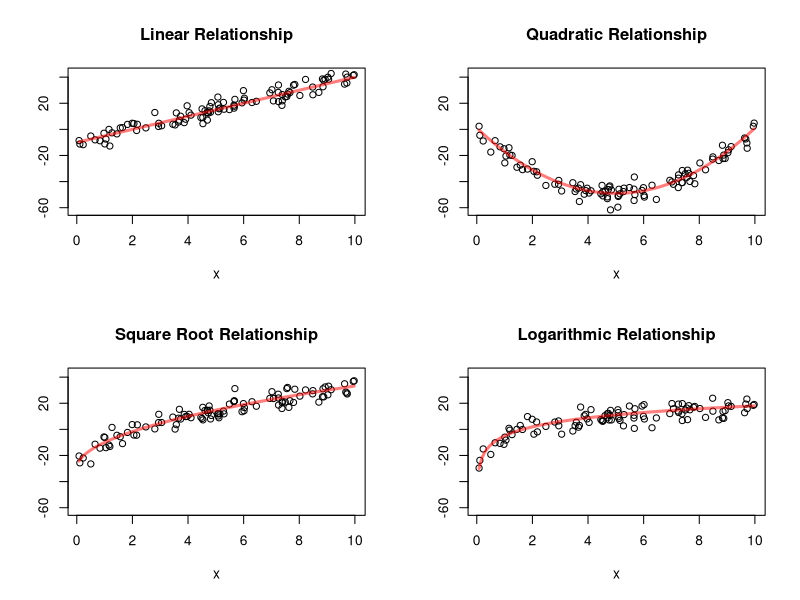
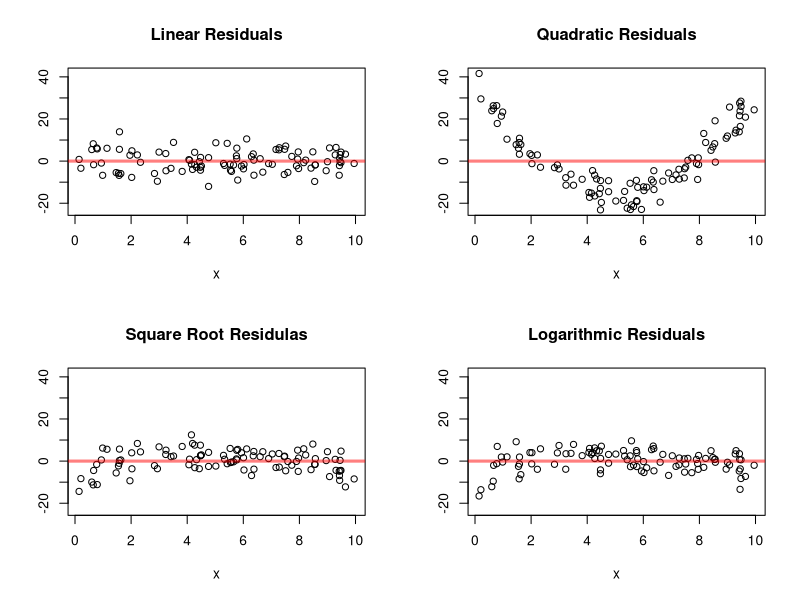
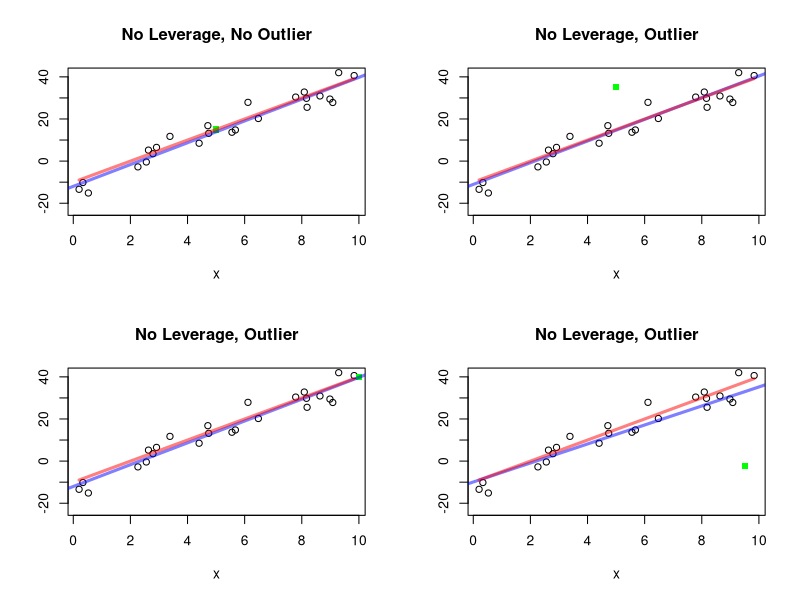

These charts were generated, in order, by the following R code:
## ---- chunk 1
# Scatter Plots Patterns

# Simulation Parameters
n  <- 100
s2 <- 20

# Simulates the Explanatory Variable
x <- runif(n = n, min = 0, max = 10)

# Linear relationship
aLin <- -10
bLin <-  5
fLin <- function(x){aLin + bLin * x}
yLin <- fLin(x) + rnorm(n = n, sd = sqrt(s2))

# Quadratic Relationship
aQua <-  1
bQua <- -20
cQua <-  2
fQua <- function(x){aQua + bQua * x + cQua * x^2}
yQua <- fQua(x) + rnorm(n = n, sd = sqrt(s2))

# Square Root Relationship
aSqr <- -30
bSqr <- 20
fSqr <- function(x){aSqr + bSqr * sqrt(x)}
ySqr <- fSqr(x) + rnorm(n = n, sd = sqrt(s2))

# Logarithm Relationship
aLog <- -5
bLog <- 10
fLog <- function(x){aLog + bLog * log(x)}
yLog <- fLog(x) + rnorm(n = n, sd = sqrt(s2))


# Plots the Relationships
par(mfrow = c(2, 2))
ymax <- max(yLin, yQua, yLog, ySqr)
ymin <- min(yLin, yQua, yLog, ySqr)
# linear Relationship
plot(x    = x,
     y    = yLin,
     ylim = c(ymin, ymax),
     ylab = "",
     main = "Linear Relationship")
curve(fLin,
      add  = TRUE,
      col  = rgb(1, 0, 0, 0.5),
      lwd  = 3)

# Quadratic Relationship
plot(x = x,
     y = yQua,
     ylim = c(ymin, ymax),
     ylab = "",
     main = "Quadratic Relationship")
curve(fQua,
      add = TRUE,
      col = rgb(1, 0, 0, 0.5),
      lwd = 3)

# Square Root Relationship
plot(x = x,
     y = ySqr,
     ylim = c(ymin, ymax),
     ylab = "",
     main = "Square Root Relationship")
curve(fSqr,
      add = TRUE,
      col = rgb(1, 0, 0, 0.5),
      lwd = 3)

# Logarithmic Relationship
plot(x = x,
     y = yLog,
     ylim = c(ymin, ymax),
     ylab = "",
     main = "Logarithmic Relationship")
curve(fLog,
      add = TRUE,
      col = rgb(1, 0, 0, 0.5),
      lwd = 3)
## ---- chunk 2
# Residual Plots Patterns

# Simulation Parameters
n  <- 100
s2 <- 20

# Simulates the Explanatory Variable
x <- runif(n = n, min = 0, max = 10)

# Linear relationship
aLin   <- -10
bLin   <-  5
fLin   <- function(x){aLin + bLin * x}
yLin   <- fLin(x) + rnorm(n = n, sd = sqrt(s2))
fitLin <- lm(yLin ~ x)
resLin <- fitLin$residuals

# Quadratic Relationship
aQua <-  1
bQua <- -20
cQua <-  2
fQua <- function(x){aQua + bQua * x + cQua * x^2}
yQua <- fQua(x) + rnorm(n = n, sd = sqrt(s2))
fitQua <- lm(yQua ~ x)
resQua <- fitQua$residuals

# Square Root Relationship
aSqr   <- -30
bSqr   <- 20
fSqr   <- function(x){aSqr + bSqr * sqrt(x)}
ySqr   <- fSqr(x) + rnorm(n = n, sd = sqrt(s2))
fitSqr <- lm(ySqr ~ x)
resSqr <- fitSqr$residuals

# Logarithm Relationship
aLog   <- -5
bLog   <- 10
fLog   <- function(x){aLog + bLog * log(x)}
yLog   <- fLog(x) + rnorm(n = n, sd = sqrt(s2))
fitLog <- lm(yLog ~ x)
resLog <- fitLog$residuals


# Plots the Relationships
par(mfrow = c(2, 2))
ymax <- max(resLin, resQua, resLog, resSqr)
ymin <- min(resLin, resQua, resLog, resSqr)
# linear Relationship
plot(x    = x,
     y    = resLin,
     ylim = c(ymin, ymax),
     ylab = "",
     main = "Linear Residuals")
abline(h = 0, col = rgb(1, 0, 0, 0.5), lwd = 3)

# Quadratic Relationship
plot(x = x,
     y = resQua,
     ylim = c(ymin, ymax),
     ylab = "",
     main = "Quadratic Residuals")
abline(h = 0, col = rgb(1, 0, 0, 0.5), lwd = 3)

# Square Root Relationship
plot(x = x,
     y = resSqr,
     ylim = c(ymin, ymax),
     ylab = "",
     main = "Square Root Residulas")
abline(h = 0, col = rgb(1, 0, 0, 0.5), lwd = 3)

# Logarithmic Relationship
plot(x = x,
     y = resLog,
     ylim = c(ymin, ymax),
     ylab = "",
     main = "Logarithmic Residuals")
abline(h = 0, col = rgb(1, 0, 0, 0.5), lwd = 3)
## ---- chunk 3
# Leverage Plots

# Simulation Parameters
n  <- 25
s2 <- 20

# Simulates the Explanatory Variable
x <- runif(n = n, min = 0, max = 10)

# Linear relationship
aLin   <- -10
bLin   <-  5
fLin   <- function(x){aLin + bLin * x}
yLin   <- fLin(x) + rnorm(n = n, sd = sqrt(s2))

# No Leverage, No Influence
x1  <- 5
y1  <- fLin(x1)
lm1 <- lm(c(yLin, y1) ~ c(x, x1))
# No Leverage, Some Influence
x2  <- 5
y2  <- fLin(x2) + 20
lm2 <- lm(c(yLin, y2) ~ c(x, x2))
# Leverage, No Influence
x3  <- 10
y3  <- fLin(x3)
lm3 <- lm(c(yLin, y3) ~ c(x, x3))
# Leverage, High Influence
x4  <- 9.5
y4  <- fLin(x4) - 40
lm4 <- lm(c(yLin, y4) ~ c(x, x4))

par(mfrow = c(2, 2))
# No Influence No Outlier
plot(x    = x,
     y    = yLin,
     ylim = c(ymin, ymax),
     ylab = "",
     main = "No Leverage, No Outlier")
points(x = x1,
       y = y1,
       col = rgb(0, 1, 0, 1),
       pch = 15)
abline(a   = lm1$coefficients[1],
       b   = lm1$coefficients[2],
       col = rgb(0, 0, 1, 0.5),
       lwd = 3)
curve(fLin,
      add  = TRUE,
      col  = rgb(1, 0, 0, 0.5),
      lwd  = 3)
# No Influence Outlier
plot(x    = x,
     y    = yLin,
     ylim = c(ymin, ymax),
     ylab = "",
     main = "No Leverage, Outlier")
points(x = x2,
       y = y2,
       col = rgb(0, 1, 0, 1),
       pch = 15)
abline(a   = lm2$coefficients[1],
       b   = lm2$coefficients[2],
       col = rgb(0, 0, 1, 0.5),
       lwd = 3)
curve(fLin,
      add  = TRUE,
      col  = rgb(1, 0, 0, 0.5),
      lwd  = 3)
# Influence No Outlier
plot(x    = x,
     y    = yLin,
     ylim = c(ymin, ymax),
     ylab = "",
     main = "No Leverage, Outlier")
points(x = x3,
       y = y3,
       col = rgb(0, 1, 0, 1),
       pch = 15)
abline(a   = lm3$coefficients[1],
       b   = lm3$coefficients[2],
       col = rgb(0, 0, 1, 0.5),
       lwd = 3)
curve(fLin,
      add  = TRUE,
      col  = rgb(1, 0, 0, 0.5),
      lwd  = 3)
# Influence Outlier
plot(x    = x,
     y    = yLin,
     ylim = c(ymin, ymax),
     ylab = "",
     main = "No Leverage, Outlier")
points(x = x4,
       y = y4,
       col = rgb(0, 1, 0, 1),
       pch = 15)
abline(a   = lm4$coefficients[1],
       b   = lm4$coefficients[2],
       col = rgb(0, 0, 1, 0.5),
       lwd = 3)
curve(fLin,
      add  = TRUE,
      col  = rgb(1, 0, 0, 0.5),
      lwd  = 3)
